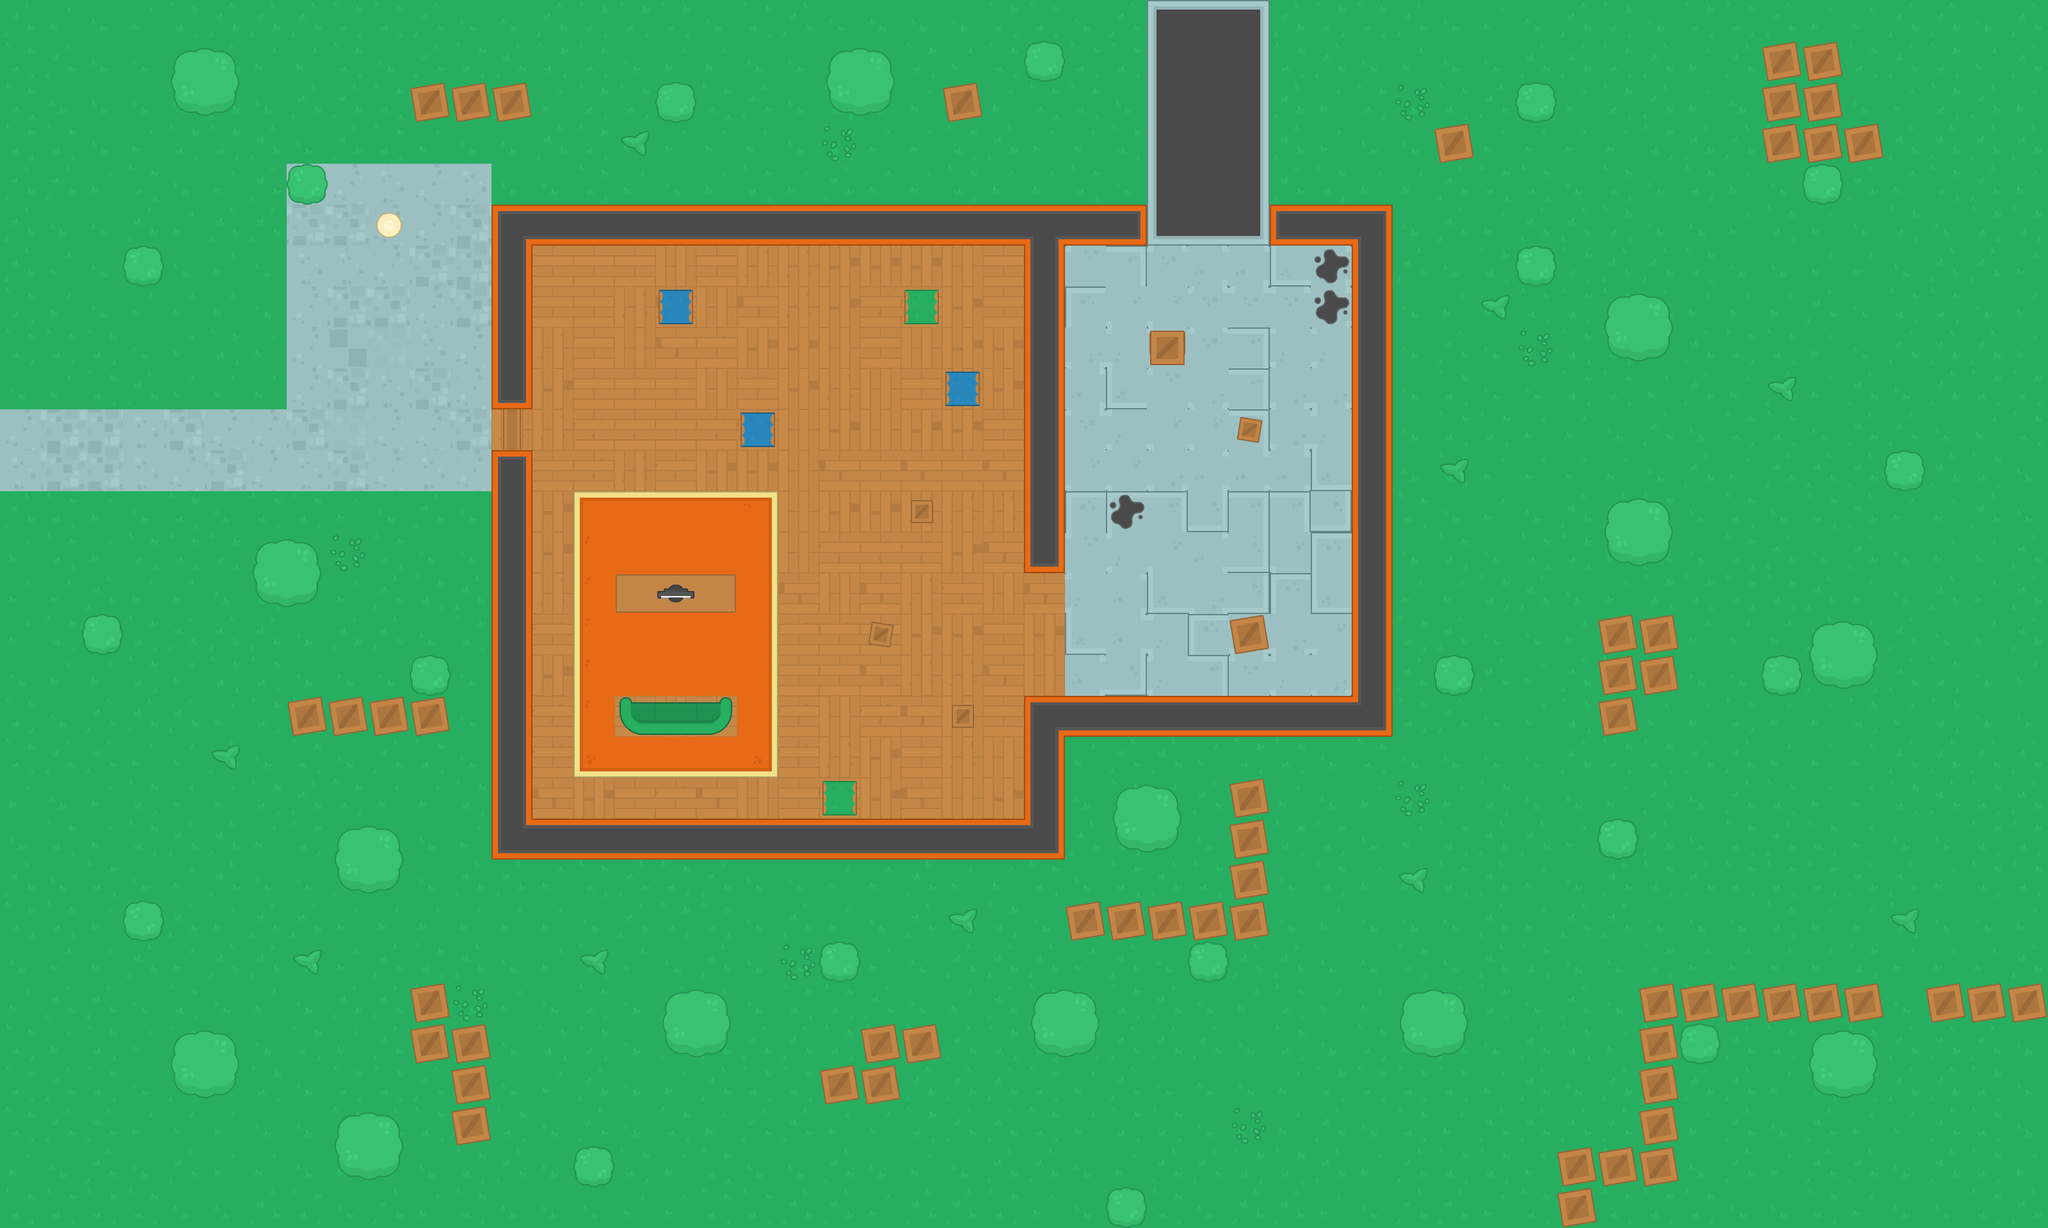

Tiled map render using the project's own tile images. Description and the map definition, with tile-layer contents summarised, below:
An orthogonal 50x30 tile map with 64x64 px tiles, 6 tile layers (Ground, Floor, Wall texture, Deko, ...) and 96 objects (79x wall, 12x health, 2x zombie, player, door, ...).

<map version="1.8" tiledversion="1.8.4" orientation="orthogonal" renderorder="right-down" width="50" height="30" tilewidth="64" tileheight="64" infinite="0" nextlayerid="16" nextobjectid="948">
 <tileset firstgid="1" source="../img/Pack.tsx" />
 <layer id="1" name="Ground" width="50" height="30">
  <data>[1500 cells, 1500 non-empty, 4 distinct tile ids]</data>
 </layer>
 <layer id="2" name="Floor" width="50" height="30">
  <data>[1500 cells, 316 non-empty, 21 distinct tile ids]</data>
 </layer>
 <layer id="3" name="Wall texture" width="50" height="30">
  <data>[1500 cells, 97 non-empty, 23 distinct tile ids]</data>
 </layer>
 <layer id="4" name="Deko" width="50" height="30">
  <data>[1500 cells, 207 non-empty, 29 distinct tile ids]</data>
 </layer>
 <layer id="5" name="Deko2" width="50" height="30">
  <data>[1500 cells, 3 non-empty, 3 distinct tile ids]</data>
 </layer>
 <layer id="6" name="Deko3" width="50" height="30">
  <data>[1500 cells, 1 non-empty, 1 distinct tile ids]</data>
 </layer>
 <objectgroup id="7" name="wall obj" visible="0" locked="1">
  <object id="5" name="wall" x="768" y="320" width="64" height="320" />
  <object id="8" name="wall" x="832" y="320" width="960" height="64" />
  <object id="9" name="wall" x="1600" y="384" width="64" height="512" />
  <object id="11" name="wall" x="960" y="896" width="192" height="64" />
  <object id="12" name="wall" x="832" y="1280" width="832" height="64" />
  <object id="13" name="wall" x="1600" y="1088" width="64" height="192" />
  <object id="14" name="wall" x="1664" y="1088" width="512" height="64" />
  <object id="15" name="wall" x="2112" y="320" width="64" height="768" />
  <object id="16" name="wall" x="1984" y="320" width="128" height="64" />
  <object id="43" name="wall" x="767" y="702" width="64" height="640" />
  <object id="44" name="wall" x="1152" y="640" width="64" height="64" />
  <object id="46" name="wall" x="1152" y="640" width="64" height="64" />
  <object id="47" name="wall" x="1472" y="576" width="64" height="64" />
  <object id="48" name="wall" x="1408" y="448" width="64" height="64" />
  <object id="49" name="wall" x="1024" y="448" width="64" height="64" />
  <object id="53" name="wall" x="464" y="272" width="32" height="32" />
  <object id="54" name="wall" x="304" y="112" width="32" height="32" />
  <object id="55" name="wall" x="208" y="400" width="32" height="32" />
  <object id="162" name="wall" x="0" y="0" width="3200" height="16" />
  <object id="163" name="wall" x="0" y="1904" width="3200" height="16" />
  <object id="164" name="wall" x="0" y="16" width="16" height="1888" />
  <object id="165" name="wall" x="3184" y="16" width="16" height="1888" />
  <object id="166" name="wall" x="2752" y="64" width="128" height="192" />
  <object id="167" name="wall" x="2880" y="192" width="64" height="64" />
  <object id="168" name="wall" x="2240" y="192" width="64" height="64" />
  <object id="169" name="wall" x="2496" y="960" width="128" height="128" />
  <object id="170" name="wall" x="2496" y="1088" width="64" height="64" />
  <object id="171" name="wall" x="2560" y="1536" width="64" height="256" />
  <object id="172" name="wall" x="2432" y="1792" width="64" height="128" />
  <object id="173" name="wall" x="1664" y="1472" width="320" height="16" />
  <object id="174" name="wall" x="1984" y="1216" width="16" height="256" />
  <object id="175" name="wall" x="1776" y="1264" width="32" height="32" />
  <object id="176" name="wall" x="1888" y="1504" width="16" height="16" />
  <object id="177" name="wall" x="1408" y="1600" width="64" height="64" />
  <object id="178" name="wall" x="1280" y="1664" width="64" height="64" />
  <object id="179" name="wall" x="1344" y="1600" width="64" height="128" />
  <object id="180" name="wall" x="640" y="1536" width="64" height="128" />
  <object id="181" name="wall" x="704" y="1600" width="64" height="192" />
  <object id="182" name="wall" x="448" y="1088" width="256" height="64" />
  <object id="183" name="wall" x="640" y="128" width="192" height="64" />
  <object id="184" name="wall" x="1472" y="128" width="64" height="64" />
  <object id="185" name="wall" x="1664" y="1392" width="240" height="16" />
  <object id="186" name="wall" x="1904" y="1216" width="16" height="176" />
  <object id="189" name="wall" x="1920" y="960" width="64" height="64" />
  <object id="191" name="wall" x="1616" y="80" width="32" height="32" />
  <object id="192" name="wall" x="1328" y="112" width="32" height="32" />
  <object id="193" name="wall" x="1040" y="144" width="32" height="32" />
  <object id="194" name="wall" x="432" y="880" width="32" height="32" />
  <object id="195" name="wall" x="560" y="1328" width="32" height="32" />
  <object id="196" name="wall" x="208" y="1424" width="32" height="32" />
  <object id="197" name="wall" x="656" y="1040" width="32" height="32" />
  <object id="198" name="wall" x="560" y="1776" width="32" height="32" />
  <object id="199" name="wall" x="912" y="1808" width="32" height="32" />
  <object id="200" name="wall" x="1072" y="1584" width="32" height="32" />
  <object id="201" name="wall" x="1296" y="1488" width="32" height="32" />
  <object id="202" name="wall" x="1648" y="1584" width="32" height="32" />
  <object id="203" name="wall" x="1744" y="1872" width="32" height="32" />
  <object id="204" name="wall" x="2224" y="1584" width="32" height="32" />
  <object id="206" name="wall" x="2512" y="1296" width="32" height="32" />
  <object id="208" name="wall" x="2864" y="1008" width="32" height="32" />
  <object id="209" name="wall" x="2784" y="1040" width="32" height="32" />
  <object id="210" name="wall" x="2960" y="720" width="32" height="32" />
  <object id="211" name="wall" x="2544" y="816" width="32" height="32" />
  <object id="212" name="wall" x="2256" y="1040" width="32" height="32" />
  <object id="213" name="wall" x="2544" y="496" width="32" height="32" />
  <object id="214" name="wall" x="2384" y="400" width="32" height="32" />
  <object id="215" name="wall" x="2832" y="272" width="32" height="32" />
  <object id="216" name="wall" x="2384" y="144" width="32" height="32" />
  <object id="223" name="health" x="464" y="1488" width="32" height="32" visible="0" />
  <object id="227" name="wall" x="2624" y="1536" width="320" height="64" />
  <object id="228" name="wall" x="3008" y="1536" width="192" height="64" />
  <object id="405" name="wall" x="2496" y="1792" width="128" height="64" />
  <object id="406" name="wall" x="2640" y="1616" width="32" height="32" />
  <object id="407" name="wall" x="2864" y="1648" width="32" height="32" />
  <object id="408" name="wall" x="1360" y="976" width="32" height="32" />
  <object id="409" name="wall" x="1424" y="784" width="32" height="32" />
  <object id="410" name="wall" x="1488" y="1104" width="32" height="32" />
  <object id="411" name="wall" x="1296" y="1232" width="32" height="32" />
  <object id="412" name="wall" x="304" y="1648" width="32" height="32" />
  <object id="413" name="wall" x="144" y="976" width="32" height="32" />
 </objectgroup>
 <objectgroup id="14" name="player obj" visible="0">
  <object id="867" name="player" x="592" y="336" width="32" height="32" />
 </objectgroup>
 <objectgroup id="15" name="door obj" visible="0">
  <object id="944" name="door" x="768" y="640" width="64" height="64" />
 </objectgroup>
 <objectgroup id="12" name="zombie obj">
  <object id="906" name="zombie" x="976" y="144" width="32" height="32" />
  <object id="947" name="zombie" x="576" y="976" width="32" height="32" />
 </objectgroup>
 <objectgroup id="13" name="gun obj" visible="0">
  <object id="940" name="shotgun" x="1744" y="784" width="32" height="32" />
 </objectgroup>
 <objectgroup id="11" name="Health obj" visible="0">
  <object id="879" name="health" x="2960" y="1424" width="32" height="32" />
  <object id="880" name="health" x="976" y="208" width="32" height="32" />
  </objectgroup>
</map>
<!-- 9 of 96 objects omitted -->
